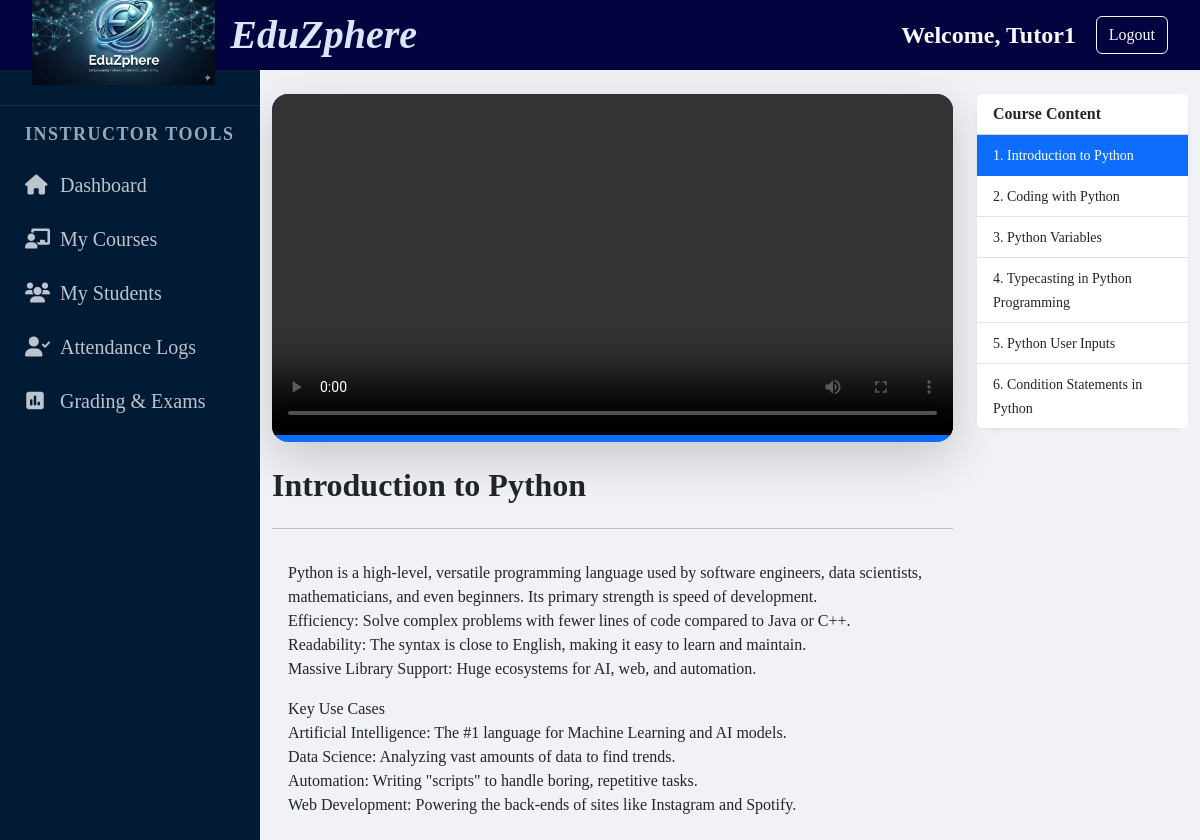
Page /courses/course/1/lesson/1/ (signed in) on the committed database.
### courses/models.py (models this page shows, shortened)
class Lesson(models.Model):
    course = models.ForeignKey(Course, on_delete=models.CASCADE, related_name='lessons')
    title = models.CharField(max_length=200,null=True,blank=True)
    video = models.FileField(upload_to='videos/', blank=True)
    duration = models.IntegerField(help_text="Duration in minutes", default=0)
    content = models.TextField(blank=True)

### courses/views.py (the view, shortened to what this page needs)
# urls.py: path('course/<int:course_id>/lesson/<int:lesson_id>/', lesson_detail, name='lesson_detail'),
@login_required
def lesson_detail(request, course_id, lesson_id):
    course = get_object_or_404(Course, id=course_id)
    lesson = get_object_or_404(Lesson, id=lesson_id, course=course)
    user_profile = request.user.profile
    today = timezone.now().date()
    is_enrolled = Enrollment.objects.filter(student=request.user.profile, course=course).exists()
    is_instructor = (course.instructor == request.user)
    if is_instructor or is_enrolled:
        lessons = Lesson.objects.filter(course=lesson.course).order_by('id')
        return render(request, 'lesson_detail.html', {'lesson': lesson, 'course': course})
    messages.warning(request, "You must be enrolled to watch this lesson.")
    return redirect('course_detail', id=course.id)

### templates/lesson_detail.html (shortened to what this page needs)
{% extends 'base.html' %}
{% block content %}
<div class="container py-4">
    <div class="row">
        <div class="col-lg-9">
            <div class="bg-primary rounded-4 overflow-hidden shadow-lg mb-4">
                {% if lesson.video %}
                        <div class="video-container">
                            <video key="{{ lesson.id }}" id="lessonVideo"width="100%" controls controlsList="nodownload">
                                <source src="{{ lesson.video.url }}" type="video/mp4">
                                <source src="{{ lesson.video.url }}" type="video/webm">
                                <source src="{{ lesson.video.url }}" type="video/ogg">
                            </video>
                        </div>
                {% else %}
                    <div class="p-5 text-center text-white">
                        <i class="fas fa-video-slash fa-3x mb-3"></i>
                        <p>No video available for this lesson.</p>
                    </div>
                {% endif %}
            </div>
            <h2 class="fw-bold">{{ lesson.title }}</h2>
            <hr>
            <div class="lesson-content p-3">
                {{ lesson.content|linebreaks }}
            </div>
        </div>
        <div class="col-lg-3">
            <div class="card border-0 shadow-sm rounded-4">
                <div class="card-header bg-white fw-bold">Course Content</div>
                <div class="list-group list-group-flush">
                    {% for l in course.lessons.all %}
                        <a href="{% url 'lesson_detail' course.id l.id %}"
                        class="list-group-item list-group-item-action {% if l.id == lesson.id %}active{% endif %}">
                        <small>{{ forloop.counter }}. {{ l.title }}</small></a>
                    {% endfor %}
                </div>
            </div>
        </div>
    </div>
</div>
{% endblock %}

### templates/base.html (shortened to what this page needs)
{% load static %}
<!DOCTYPE html>
<html lang="en">
<head>
    <link href="https://cdn.jsdelivr.net/npm/bootstrap@5.3.0/dist/css/bootstrap.min.css" rel="stylesheet">
    <link rel="stylesheet" href="{% static 'css/style.css' %}">
    <link rel="stylesheet" href="https://cdnjs.cloudflare.com/ajax/libs/font-awesome/6.0.0/css/all.min.css">
</head>
<body>
    <div class="dashboard-wrapper">
        <header class="main-header">
            <div class="logo-container">
                <img src="{% static 'images/logo.png' %}" alt="EduZphere Logo" class="logo-image">
                <span class="logo-text">EduZphere</span>
            </div>
            <div class="header-auth-bar">
            {% if user.is_authenticated %}
                <span class="text-light fs-4">Welcome, {{ user.username }}</span>
                <a href="{% url 'logout' %}" class="btn btn-outline-light btn-md">Logout</a>
            {% else %}
                <a href="{% url 'login' %}" class="text-white me-3 text-decoration-none">Login</a>
                <a href="{% url 'register' %}" class="btn btn-light btn-sm">Join Now</a>
            {% endif %}
            </div>
        </header>
        <div class="main-body-container">
            <nav class="sidebar">
           <ul>
            {% if not user.is_authenticated %}
            <li class="sidebar-divider">Discovery</li>
            <li><a href="{% url 'home' %}" class="{% if request.resolver_match.url_name == 'home' %}active{% endif %}"><i class="fa-solid fa-house"></i> Home</a></li>
            <li><a href="{% url 'about' %}" class="{% if request.resolver_match.url_name == 'about' %}active{% endif %}"><i class="fa-solid fa-circle-info"></i> About EduZphere</a></li>
            <li><a href="{% url 'workshops' %}" class="{% if request.resolver_match.url_name == 'workshops' %}active{% endif %}"><i class="fa-solid fa-bolt"></i> Free Workshops</a></li>
            <li><a href="{% url 'contact' %}" class="{% if request.resolver_match.url_name == 'contact' %}active{% endif %}"><i class="fa-solid fa-envelope"></i> Contact Support</a></li>
            <li class="sidebar-divider">Getting Started</li>
            {% if user.is_authenticated and user.is_staff or user.profile.role == 'admin' %}
                <li class="sidebar-divider">Administration</li>
                <li>
                    <a href="{% url 'dashboard' %}" class="{% if request.resolver_match.url_name == 'dashboard' %}active{% endif %}">
                        <i class="fa-solid fa-gauge-high"></i> Admin Dashboard
                    </a>
                </li>
                <li><a href="/admin/"><i class="fa-solid fa-database"></i>Administration</a></li>
            {% endif %}
            <li><a href="{% url 'register' %}"><i class="fa-solid fa-user-plus"></i> Become a Member</a></li>
            {% elif user.profile.role == 'instructor' %}
            <li class="sidebar-divider">Instructor Tools</li>
            <li><a href="{% url 'home' %}" class="{% if request.resolver_match.url_name == 'dashboard' %}active{% endif %}"><i class="fa-solid fa-house"></i> Dashboard</a></li>
            <li><a href="{% url 'course_list' %}" class="{% if request.resolver_match.url_name == 'course_list' %}active{% endif %}"><i class="fa-solid fa-chalkboard-user"></i> My Courses</a></li>
            <li><a href="{% url 'student_list' %}" class="{% if request.resolver_match.url_name == 'student_list' %}active{% endif %}""><i class="fa-solid fa-users"></i> My Students</a></li>
            <li><a href="{% url 'attendance' %}" class="{% if request.resolver_match.url_name == 'attendance' %}active{% endif %}"><i class="fa-solid fa-user-check"></i> Attendance Logs</a></li>
            <li><a href="{% url 'exam_list' %}" class="{% if request.resolver_match.url_name == 'exam_list' %}active{% endif %}"><i class="fa-solid fa-square-poll-vertical"></i> Grading & Exams</a></li>
            {% endif %}
            </ul>
            </nav>
            <div class="main-content">
            {% block content %}
            {% endblock %}
            </div>
        </div>
    </div>
</body>
</html>

### static/css/style.css (style rules this page uses)
:root { --main-bg:var(--text-light); --glass-bg: rgba(255, 255, 255, 0.9); --sidebar-bg: #011627; --accent-blue: #0066ff; --text-dark: #1a202c; --text-muted: #718096; }
html,body { background-size: cover; background-attachment: fixed; font-family:'Times New Roman', Times, serif; height: 100%; margin: 0; overflow: hidden; }
:root { --main-bg-color: #f0f2f5; --sidebar-bg-color: #021b35; --sidebar-hover: rgba(255, 255, 255, 0.1); --accent-blue: #0066ff; --text-light: #bdc4ce; --white: #ffffff; }
* { box-sizing: border-box; margin: 0; padding: 0; }
.main-header { height: 100px; grid-area: header; background-color: rgb(3, 3, 63); display: flex; justify-content: space-between; align-items: center; padding: 0 2rem; border-bottom: none; height: 70px; flex-shrink: 0; z-index: 1000; }
.header-auth-bar { display: flex; align-items: center; gap: 20px; font-size: 1.3rem; font-weight: bold; }
.logo-container { display: flex; align-items: center; }
.logo-image { height: 100px; object-fit: contain; margin-right: 15px; }
.logo-text { font-size: 2.5rem; font-family:'Times New Roman', Times, serif; font-style: italic; font-weight: 800; color: #dae7f8; font-weight: bold; }
.dashboard-wrapper { display: flex; flex-direction: column; height: 100vh; overflow: hidden; }
.main-body-container { grid-area: main-body; display: flex; flex: 1; overflow: hidden; min-height: calc(100vh - 70px); }
.sidebar { width: 260px; background-color: #021b35;; min-height: 100vh; overflow-y: auto; padding: 20px 0; transition: all 0.3s; }
.sidebar ul { list-style: none; padding: 0; }
.sidebar ul li a { display: flex; align-items: center; padding: 12px 25px; color: #bdc4ce; text-decoration: none; font-size: 20px; transition: 0.3s; }
.sidebar ul li a i { margin-right: 15px; width: 20px; text-align: center; }
.sidebar-divider { padding: 20px 25px 10px; font-size: 18px; text-transform: uppercase; letter-spacing: 1.5px; color: #99a7b7; font-weight: bold; border-top: 1px solid rgba(255,255,255,0.1); margin-top: 15px; padding-top: 15px; }
.main-content { flex: 1; padding: 0; background-color: var(--main-bg-color); overflow-y: auto; display: block; }
.main-content h1, .main-content h2, .main-content h4 { margin-top: 0; margin-bottom: 1.5rem; }

### rows in the picture
Lesson: title "Introduction to Python", content "Python is a high-level, versatile programming language used by software engineers, data scientists, mathematicians, and even beginners. Its primary strength is speed of development. Efficiency: Solve complex problems with fewer lines of code compared to Java or C++. Readability: The syntax is close to English, making it easy to learn and maintain. Massive Library Support: Huge ecosystems for AI, web, and automation. Key Use Cases Artificial Intelligence: The #1 language for Machine Learning and AI models. Data Science: Analyzing vast amounts of data to find trends. Automation: Writing \"scripts\" to handle boring, repetitive tasks. Web Development: Powering the back-ends of sites like…"
Lesson: title "Coding with Python"
Lesson: title "Python Variables"
Lesson: title "Typecasting in Python Programming"
Lesson: title "Python User Inputs"
Lesson: title "Condition Statements in Python"

### other values in the picture
{{ user.username }} "Tutor1"
